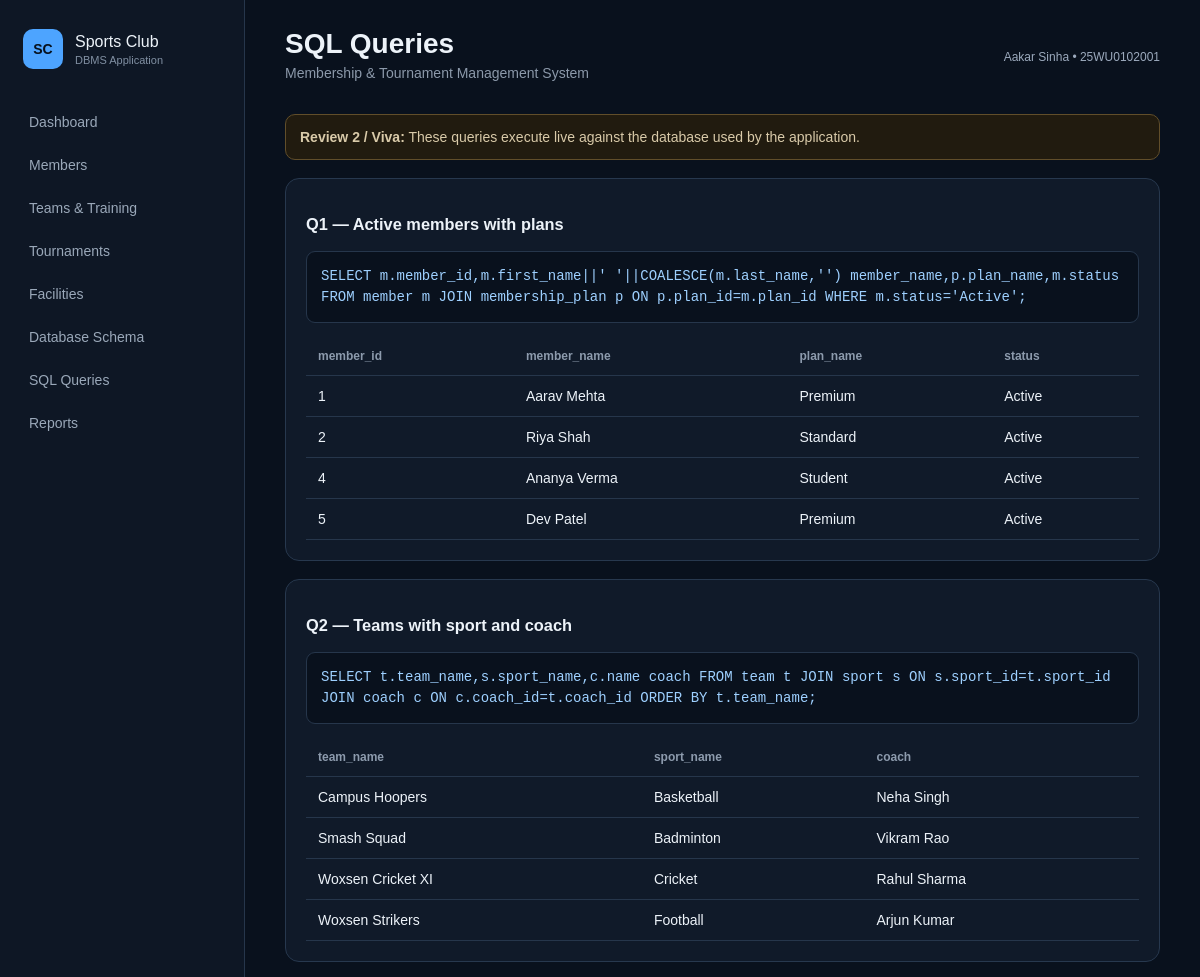
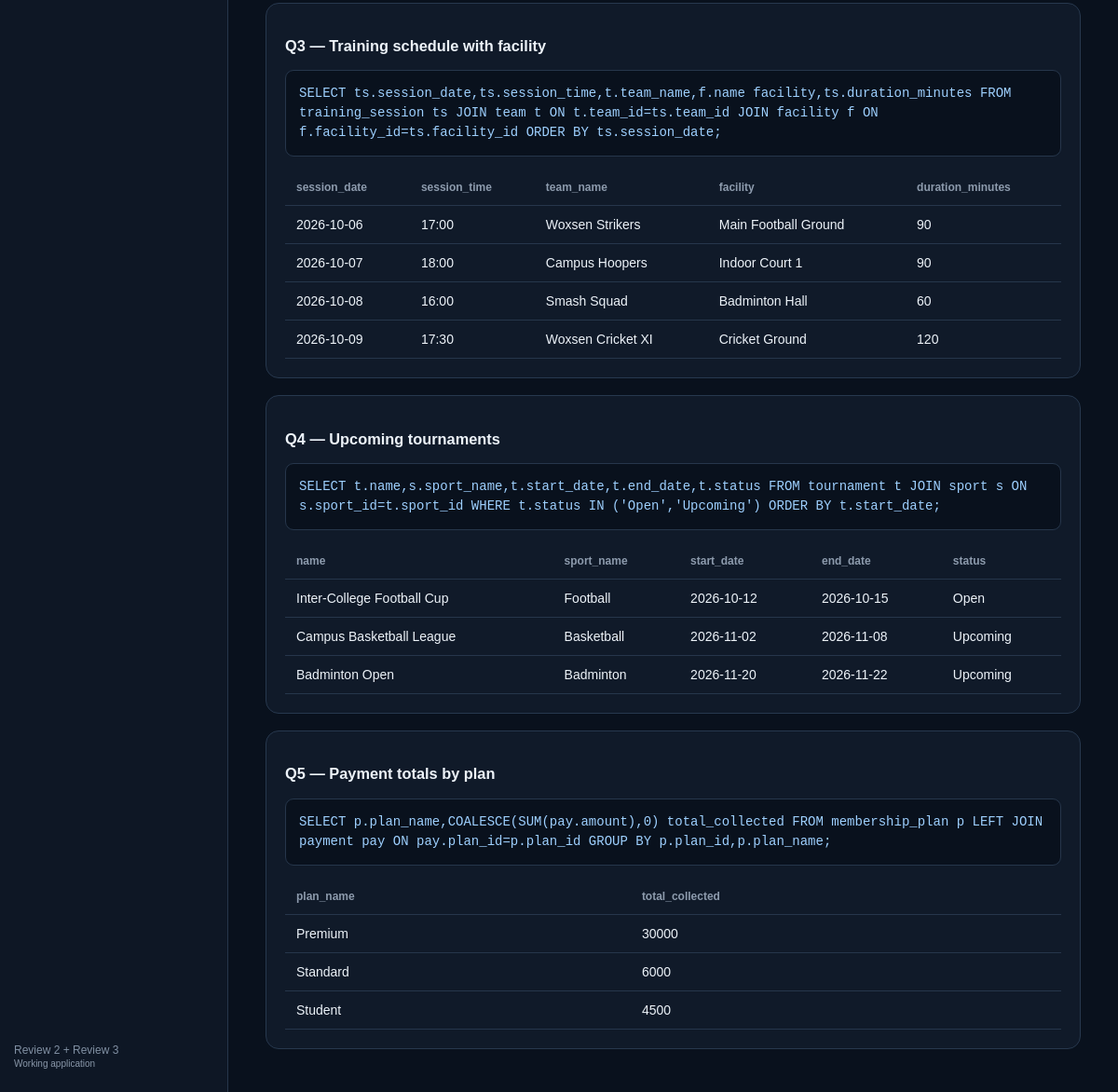
The page /queries on the database its author committed (2 pictures, top to bottom).
### tables this page shows
CREATE TABLE member (
    member_id INTEGER PRIMARY KEY AUTOINCREMENT,
    first_name TEXT NOT NULL,
    last_name TEXT,
    email TEXT NOT NULL UNIQUE,
    phone TEXT NOT NULL UNIQUE,
    join_date TEXT NOT NULL,
    status TEXT NOT NULL DEFAULT 'Active'
        CHECK(status IN ('Active','Inactive','Suspended')),
    plan_id INTEGER NOT NULL,
    FOREIGN KEY(plan_id) REFERENCES membership_plan(plan_id)
);

CREATE TABLE membership_plan (
    plan_id INTEGER PRIMARY KEY AUTOINCREMENT,
    plan_name TEXT NOT NULL UNIQUE,
    duration_months INTEGER NOT NULL CHECK(duration_months > 0),
    fee NUMERIC NOT NULL CHECK(fee >= 0),
    benefits TEXT
);

CREATE TABLE team (
    team_id INTEGER PRIMARY KEY AUTOINCREMENT,
    sport_id INTEGER NOT NULL,
    coach_id INTEGER NOT NULL,
    team_name TEXT NOT NULL UNIQUE,
    founded_year INTEGER,
    status TEXT NOT NULL DEFAULT 'Active'
        CHECK(status IN ('Active','Inactive')),
    FOREIGN KEY(sport_id) REFERENCES sport(sport_id),
    FOREIGN KEY(coach_id) REFERENCES coach(coach_id)
);

CREATE TABLE sport (
    sport_id INTEGER PRIMARY KEY AUTOINCREMENT,
    sport_name TEXT NOT NULL UNIQUE,
    description TEXT
);

CREATE TABLE coach (
    coach_id INTEGER PRIMARY KEY AUTOINCREMENT,
    name TEXT NOT NULL,
    specialization TEXT,
    experience_years INTEGER CHECK(experience_years >= 0),
    contact TEXT NOT NULL UNIQUE
);

CREATE TABLE training_session (
    training_id INTEGER PRIMARY KEY AUTOINCREMENT,
    team_id INTEGER NOT NULL,
    facility_id INTEGER NOT NULL,
    session_date TEXT NOT NULL,
    session_time TEXT NOT NULL,
    duration_minutes INTEGER NOT NULL CHECK(duration_minutes > 0),
    status TEXT NOT NULL DEFAULT 'Scheduled'
        CHECK(status IN ('Scheduled','Completed','Cancelled')),
    FOREIGN KEY(team_id) REFERENCES team(team_id),
    FOREIGN KEY(facility_id) REFERENCES facility(facility_id)
);

CREATE TABLE facility (
    facility_id INTEGER PRIMARY KEY AUTOINCREMENT,
    name TEXT NOT NULL UNIQUE,
    capacity INTEGER NOT NULL CHECK(capacity > 0),
    type TEXT NOT NULL,
    location TEXT NOT NULL
);

CREATE TABLE tournament (
    tournament_id INTEGER PRIMARY KEY AUTOINCREMENT,
    sport_id INTEGER NOT NULL,
    name TEXT NOT NULL UNIQUE,
    start_date TEXT NOT NULL,
    end_date TEXT NOT NULL,
    status TEXT NOT NULL DEFAULT 'Upcoming'
        CHECK(status IN ('Upcoming','Open','Ongoing','Completed','Cancelled')),
    FOREIGN KEY(sport_id) REFERENCES sport(sport_id),
    CHECK(end_date >= start_date)
);

### app.py (the view)
@app.route("/queries")
def queries():
    con=get_db()
    defs=[
    ("Q1","Active members with plans","SELECT m.member_id,m.first_name||' '||COALESCE(m.last_name,'') member_name,p.plan_name,m.status FROM member m JOIN membership_plan p ON p.plan_id=m.plan_id WHERE m.status='Active';"),
    ("Q2","Teams with sport and coach","SELECT t.team_name,s.sport_name,c.name coach FROM team t JOIN sport s ON s.sport_id=t.sport_id JOIN coach c ON c.coach_id=t.coach_id ORDER BY t.team_name;"),
    ("Q3","Training schedule with facility","SELECT ts.session_date,ts.session_time,t.team_name,f.name facility,ts.duration_minutes FROM training_session ts JOIN team t ON t.team_id=ts.team_id JOIN facility f ON f.facility_id=ts.facility_id ORDER BY ts.session_date;"),
    ("Q4","Upcoming tournaments","SELECT t.name,s.sport_name,t.start_date,t.end_date,t.status FROM tournament t JOIN sport s ON s.sport_id=t.sport_id WHERE t.status IN ('Open','Upcoming') ORDER BY t.start_date;"),
    ("Q5","Payment totals by plan","SELECT p.plan_name,COALESCE(SUM(pay.amount),0) total_collected FROM membership_plan p LEFT JOIN payment pay ON pay.plan_id=p.plan_id GROUP BY p.plan_id,p.plan_name;")]
    result=[]
    for code,title,sql in defs: result.append({"code":code,"title":title,"sql":sql,"rows":con.execute(sql).fetchall()})
    con.close(); return render_template("queries.html",query_rows=result)

### app.py (called while the page is built)
def get_db():
    con=sqlite3.connect(DB)
    con.row_factory=sqlite3.Row
    con.execute("PRAGMA foreign_keys=ON")
    return con

### templates/queries.html
{% extends "base.html" %}{% block title %}SQL Queries{% endblock %}{% block content %}
<div class="notice"><b>Review 2 / Viva:</b> These queries execute live against the database used by the application.</div>
{% for q in query_rows %}<div class="card"><h3>{{q.code}} — {{q.title}}</h3><pre>{{q.sql}}</pre>
<div class="tablewrap"><table>{% if q.rows %}<tr>{% for key in q.rows[0].keys() %}<th>{{key}}</th>{% endfor %}</tr>{% for row in q.rows %}<tr>{% for key in row.keys() %}<td>{{row[key]}}</td>{% endfor %}</tr>{% endfor %}{% endif %}</table></div></div>{% endfor %}
{% endblock %}

### static/style.css (style rules this page uses)
* { box-sizing:border-box }
body { margin:0;background:#09111d;color:#edf3f9;font:14px Arial,sans-serif;display:flex;min-height:100vh }
.card { background:#101a29;border:1px solid #27384e;border-radius:14px;padding:20px;margin-bottom:18px }
.tablewrap { overflow:auto }
table { width:100%;border-collapse:collapse }
th,td { text-align:left;padding:12px;border-bottom:1px solid #26364b }
th { color:#8d9bad;font-size:12px }
.notice { background:#211b0f;border:1px solid #614e2a;color:#d9caa9;padding:14px;border-radius:10px;margin-bottom:18px }
pre { white-space:pre-wrap;background:#09111d;border:1px solid #26364b;padding:14px;border-radius:9px;color:#9ed0ff;line-height:1.5 }

### rows shown on the page
member: member_id "1" "Aarav Mehta" "Premium" "Active"
member: member_id "2" "Riya Shah" "Standard" "Active"
member: member_id "4" "Ananya Verma" "Student" "Active"
member: member_id "5" "Dev Patel" "Premium" "Active"
team: team_name "Campus Hoopers" "Basketball" "Neha Singh"
team: team_name "Smash Squad" "Badminton" "Vikram Rao"
team: team_name "Woxsen Cricket XI" "Cricket" "Rahul Sharma"
team: team_name "Woxsen Strikers" "Football" "Arjun Kumar"
training_session: session_date "2026-10-06" "17:00" "Woxsen Strikers" "Main Football Ground" "90"
training_session: session_date "2026-10-07" "18:00" "Campus Hoopers" "Indoor Court 1" "90"
training_session: session_date "2026-10-08" "16:00" "Smash Squad" "Badminton Hall" "60"
training_session: session_date "2026-10-09" "17:30" "Woxsen Cricket XI" "Cricket Ground" "120"
tournament: name "Inter-College Football Cup" "Football" "2026-10-12" "2026-10-15" "Open"
tournament: name "Campus Basketball League" "Basketball" "2026-11-02" "2026-11-08" "Upcoming"
tournament: name "Badminton Open" "Badminton" "2026-11-20" "2026-11-22" "Upcoming"
membership_plan: plan_name "Premium" "30000"
membership_plan: plan_name "Standard" "6000"
membership_plan: plan_name "Student" "4500"

### other values the page prints
{{ q.code }} "Q1" "Q2" "Q3" "Q4" "Q5"
{{ q.title }} "Active members with plans" "Teams with sport and coach" "Training schedule with facility" "Upcoming tournaments" "Payment totals by plan"
{{ q.sql }} "SELECT m.member_id,m.first_name||' '||COALESCE(m.last_name,'') member_name,p.plan_name,m.status FROM member m JOIN membership_plan p ON p.plan_id=m.plan_id WHERE m.status='Active';" "SELECT t.team_name,s.sport_name,c.name coach FROM team t JOIN sport s ON s.sport_id=t.sport_id JOIN coach c ON c.coach_id=t.coach_id ORDER BY t.team_name;" "SELECT t.name,s.sport_name,t.start_date,t.end_date,t.status FROM tournament t JOIN sport s ON s.sport_id=t.sport_id WHERE t.status IN ('Open','Upcoming') ORDER BY t.start_date;" "SELECT p.plan_name,COALESCE(SUM(pay.amount),0) total_collected FROM membership_plan p LEFT JOIN payment pay ON pay.plan_id=p.plan_id GROUP BY p.plan_id,p.plan_name;"
{{ key }} "member_id" "member_name" "plan_name" "status" "team_name" "sport_name" "coach" "session_date" "session_time" "team_name" "facility" "duration_minutes" "name" "sport_name" "start_date" "end_date" "status" "plan_name" "total_collected"
